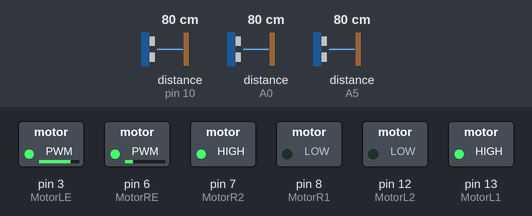
Simulated run of this sketch. Board: Arduino Uno, built with avr-gcc and run on an emulated ATmega328P. Parts: switched loads named in the sketch (green lamp = pin HIGH). Wiring (inferred from the names in the program): 3 × ultrasonic range finder: trigger pin 11, echo pin 10 / trigger A1, echo A0 / trigger A2, echo A5. Inputs (shaded band) come from the test bench; at power-on: distance to the obstacle (sensors on pin 10, A0, A5) 80 cm. The echo pulse lasts 58.3 µs per cm; pins used as bus, display or sensor lines are not drawn; what the sketch prints to the serial monitor is not drawn.

Above: at 1.2 s.
1.3 s: distance to the obstacle (sensor on pin 10) set to 35 cm
At 2.5 s:
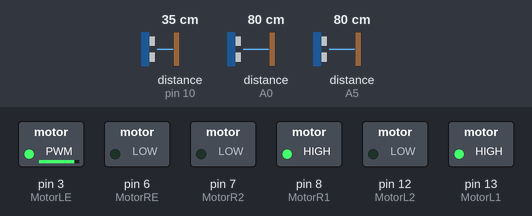
2.8 s: distance to the obstacle (sensor on A0) set to 54 cm
4.3 s: distance to the obstacle (sensor on A0) set to 45 cm
At 4.8 s:
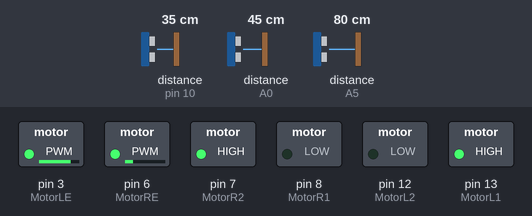
7.3 s: distance to the obstacle (sensor on pin 10) set to 27 cm
At 8.1 s:
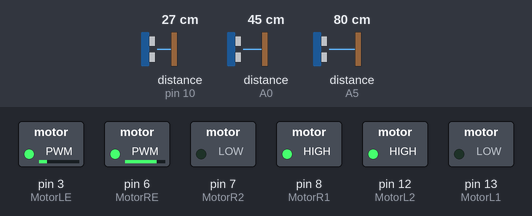
11.8 s: distance to the obstacle (sensor on pin 10) set to 60 cm
At 13.1 s:
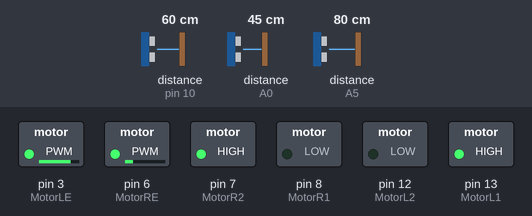
Timing chart, 0 to 14.8 s (numbered marks = the images above; inputs shaded):
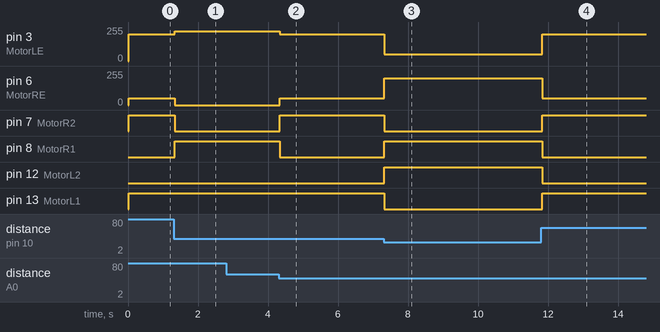

Measured:
- the behaviour switches between 51 and 50 cm on distance to the obstacle (sensor on A0) (found by bisection; images 1 and 2)
- the behaviour switches between 31 and 30 cm on distance to the obstacle (sensor on pin 10) (found by bisection; images 2 and 3)
- after the input at 1.3 s, pin 3 (MotorLE): 200/255 → 225/255 at once; pin 6 (MotorRE): 50/255 → 0/255 at once; pin 7 (MotorR2): HIGH → LOW at once; pin 8 (MotorR1): LOW → HIGH at once
- after the input at 2.8 s, every drawn part: stays the same
- after the input at 4.3 s, pin 3 (MotorLE): 225/255 → 200/255 at once; pin 6 (MotorRE): 0/255 → 50/255 at once; pin 7 (MotorR2): LOW → HIGH at once; pin 8 (MotorR1): HIGH → LOW at once
- after the input at 7.3 s, pin 3 (MotorLE): 200/255 → 50/255 at once; pin 6 (MotorRE): 50/255 → 200/255 at once; pin 7 (MotorR2), pin 13 (MotorL1): HIGH → LOW at once; pin 8 (MotorR1), pin 12 (MotorL2): LOW → HIGH at once
- after the input at 11.8 s, pin 3 (MotorLE): 50/255 → 200/255 at once; pin 6 (MotorRE): 200/255 → 50/255 at once; pin 7 (MotorR2), pin 13 (MotorL1): LOW → HIGH at once; pin 8 (MotorR1), pin 12 (MotorL2): HIGH → LOW at once

The sketch:

solving_maze.ino
```cpp
#define echoPin 10 //on
#define trigPin 11 //on
#define echoPin2 A5 //sol
#define trigPin2 A2//sol
#define echoPin3 A0 //sag
#define trigPin3 A1 //sag
#define MotorL1 13 //in1
#define MotorL2 12 //in2
#define MotorLE 3//enb
#define MotorR1 8//in3
#define MotorR2 7//in4
#define MotorRE 6//ena
#define PWM 200

const int maxrange = 50;
const int avaragerange = 30;
const int minrange = 30;

long sure,sure2,sure3,onmesafe,sagmesafe,solmesafe;

void setup() {
  pinMode(echoPin, INPUT);
  pinMode(trigPin, OUTPUT);
  pinMode(echoPin2, INPUT);
  pinMode(trigPin2, OUTPUT);
  pinMode(echoPin3, INPUT);
  pinMode(trigPin3, OUTPUT);
  pinMode(MotorR1, OUTPUT);
  pinMode(MotorR2, OUTPUT);
  pinMode(MotorRE, OUTPUT);
  pinMode(MotorL1, OUTPUT);
  pinMode(MotorL2, OUTPUT);
  pinMode(MotorLE, OUTPUT);
  Serial.begin(9600);

}

void loop() {
Main:
  digitalWrite(trigPin, LOW);
  delayMicroseconds(5);
  digitalWrite(trigPin, HIGH);
  delayMicroseconds(10);
  digitalWrite(trigPin, LOW);
  sure = pulseIn(echoPin, HIGH);
  onmesafe = sure / 29.1 / 2;

  digitalWrite(trigPin2, LOW);
  delayMicroseconds(5);
  digitalWrite(trigPin2, HIGH);
  delayMicroseconds(10);
  digitalWrite(trigPin2, LOW);
  sure2 = pulseIn(echoPin2, HIGH);
  solmesafe = sure2 / 29.1 / 2;

  digitalWrite(trigPin3, LOW);
  delayMicroseconds(5);
  digitalWrite(trigPin3, HIGH);
  delayMicroseconds(10);
  digitalWrite(trigPin3, LOW);
  sure3 = pulseIn(echoPin3, HIGH);
  sagmesafe = sure3 / 29.1 / 2;


  Serial.print("SAĞ MESAFE = ");Serial.println(solmesafe);


    if(sagmesafe >= maxrange && onmesafe >= maxrange){
    sag();
    goto Main;
    }
    if (sagmesafe >= maxrange && (onmesafe < maxrange && onmesafe >= minrange)){
    hafifsag();
    goto Main;
    }
    if (sagmesafe >= maxrange && onmesafe < minrange){
    sag();
    goto Main;
    }
    if ((sagmesafe < maxrange && sagmesafe >= minrange) && onmesafe >= maxrange){
    sag();
    goto Main;
    }
    if((sagmesafe < maxrange && sagmesafe >= minrange) && (onmesafe < maxrange && onmesafe >= minrange)){
    sag();
    goto Main;
  }
  if((sagmesafe < maxrange && sagmesafe >= minrange) && onmesafe < minrange){
    sol();
    goto Main;
  }
  if(sagmesafe < minrange && onmesafe >= maxrange){
    ileri();
    goto Main;
  }
  if(sagmesafe < minrange && (onmesafe < maxrange && onmesafe >= minrange)){
    sol();
    goto  Main;
  }
  if(sagmesafe < minrange && onmesafe < minrange){

    sol();
    goto Main;
  }
}
void ileri(){
  digitalWrite(MotorR1, HIGH);
  digitalWrite(MotorR2, LOW);
  analogWrite(MotorRE, PWM);
  digitalWrite(MotorL1, HIGH);
  digitalWrite(MotorL2, LOW);
  analogWrite(MotorLE, PWM);
}
void geri(){
  digitalWrite(MotorR1, LOW);
  digitalWrite(MotorR2, HIGH);
  analogWrite(MotorRE, PWM);
  digitalWrite(MotorL1, LOW);
  digitalWrite(MotorL2, HIGH);
  analogWrite(MotorLE, PWM);
}
void dur(){
  digitalWrite(MotorR1, LOW);
  digitalWrite(MotorR2, LOW);
  analogWrite(MotorRE, 0);
  digitalWrite(MotorL1, LOW);
  digitalWrite(MotorL2, LOW);
  analogWrite(MotorLE, 0);
}
void sol(){
  digitalWrite(MotorR1, HIGH);
  digitalWrite(MotorR2, LOW);
  analogWrite(MotorRE, PWM);
  digitalWrite(MotorL1, LOW);
  digitalWrite(MotorL2, HIGH);
  analogWrite(MotorLE, 50);
}
void sag(){
  digitalWrite(MotorR1, LOW);
  digitalWrite(MotorR2, HIGH);
  analogWrite(MotorRE, 50);
  digitalWrite(MotorL1, HIGH);
  digitalWrite(MotorL2, LOW);
  analogWrite(MotorLE, PWM);
}
void hafifsol(){
  digitalWrite(MotorR1, HIGH);
  digitalWrite(MotorR2, LOW);
  analogWrite(MotorRE, PWM+25);
  digitalWrite(MotorL1, HIGH);
  digitalWrite(MotorL2, LOW);
  analogWrite(MotorLE, 0);
}
void hafifsag(){
  digitalWrite(MotorR1, HIGH);
  digitalWrite(MotorR2, LOW);
  analogWrite(MotorRE, 0);
  digitalWrite(MotorL1, HIGH);
  digitalWrite(MotorL2, LOW);
  analogWrite(MotorLE, PWM+25);
}
```
